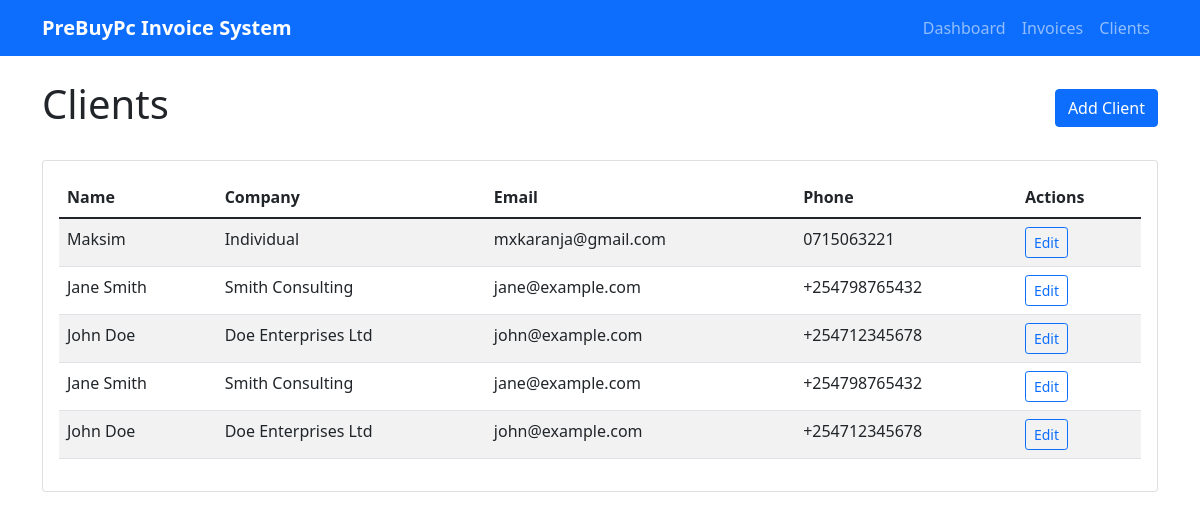
Before: /clients/ with the older database file.
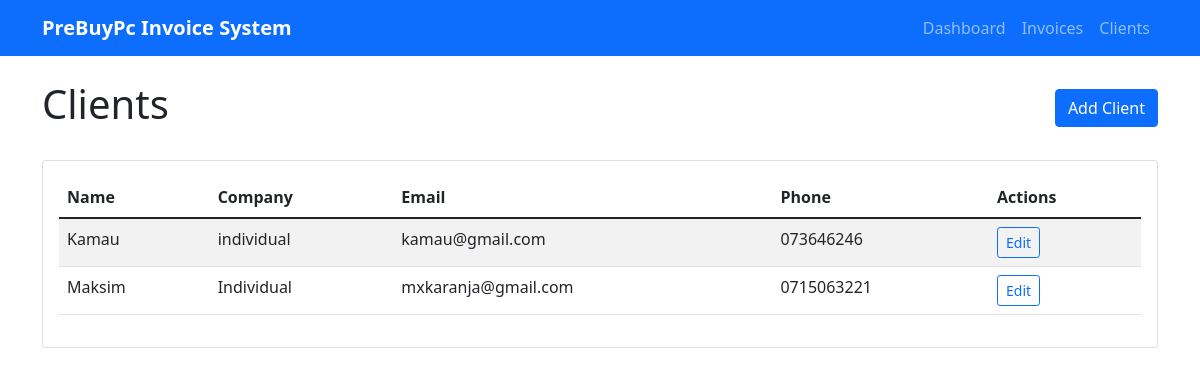
After: the same page with the newer database file.
### invoices/models.py (models this page shows, shortened)
class Client(models.Model):
    name = models.CharField(max_length=255)
    email = models.EmailField(blank=True)
    phone = models.CharField(max_length=20, blank=True)
    company_name = models.CharField(max_length=255, blank=True)
    billing_address = models.TextField(blank=True)
    kra_pin = models.CharField(max_length=20, blank=True)
    notes = models.TextField(blank=True)
    created_at = models.DateTimeField(auto_now_add=True)
    updated_at = models.DateTimeField(auto_now=True)
    class Meta:
        ordering = ['-created_at']

### invoices/views.py (the view)
# urls.py: path('clients/', views.client_list, name='client_list'),
def client_list(request):
    clients = Client.objects.all()
    return render(request, 'invoices/client_list.html', {
        'clients': clients
    })

### invoices/templates/invoices/client_list.html (shortened to what this page needs)
{% extends 'invoices/base.html' %}
{% block content %}
<div class="d-flex justify-content-between align-items-center mb-4">
    <h1>Clients</h1>
    <a href="{% url 'invoices:client_create' %}" class="btn btn-primary">Add Client</a>
</div>
<div class="card">
    <div class="card-body">
        <div class="table-responsive">
            <table class="table table-striped">
                <thead>
                    <tr>
                        <th>Name</th>
                        <th>Company</th>
                        <th>Email</th>
                        <th>Phone</th>
                        <th>Actions</th>
                    </tr>
                </thead>
                <tbody>
                    {% for client in clients %}
                    <tr>
                        <td>{{ client.name }}</td>
                        <td>{{ client.company_name|default:"—" }}</td>
                        <td>{{ client.email|default:"—" }}</td>
                        <td>{{ client.phone|default:"—" }}</td>
                        <td>
                            <a href="{% url 'invoices:client_edit' client.pk %}" class="btn btn-sm btn-outline-primary">Edit</a>
                        </td>
                    </tr>
                    {% empty %}
                    <tr>
                        <td colspan="5" class="text-center text-muted">No clients found. <a href="{% url 'invoices:client_create' %}">Add your first client</a>.</td>
                    </tr>
                    {% endfor %}
                </tbody>
            </table>
        </div>
    </div>
</div>
{% endblock %}

Changed rows visible on the page:
removed Client: name "Jane Smith", company_name "Smith Consulting", email "jane@example.com", phone "+254798765432"
removed Client: name "John Doe", company_name "Doe Enterprises Ltd", email "john@example.com", phone "+254712345678"
removed Client: name "Jane Smith", company_name "Smith Consulting", email "jane@example.com", phone "+254798765432"
removed Client: name "John Doe", company_name "Doe Enterprises Ltd", email "john@example.com", phone "+254712345678"
added Client: name "Kamau", company_name "individual", email "kamau@gmail.com", phone "073646246"
